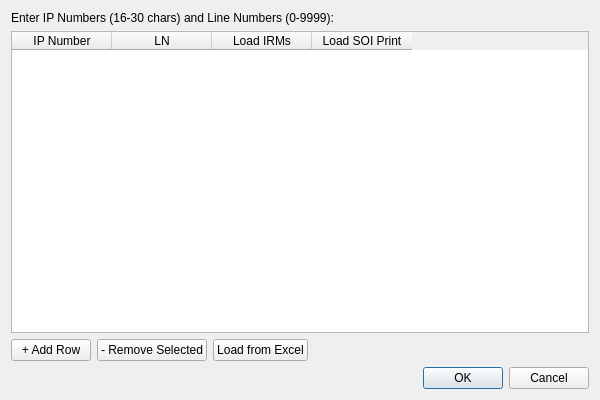
<?xml version="1.0" encoding="UTF-8"?>
<ui version="4.0">
 <class>LoadIpDialog</class>
 <widget class="QDialog" name="LoadIpDialog">
  <property name="geometry">
   <rect>
    <x>0</x>
    <y>0</y>
    <width>600</width>
    <height>400</height>
   </rect>
  </property>
  <property name="windowTitle">
   <string>Batch Load IPs</string>
  </property>
  <layout class="QVBoxLayout" name="verticalLayout">
   <item>
    <widget class="QLabel" name="label">
     <property name="text">
      <string>Enter IP Numbers (16-30 chars) and Line Numbers (0-9999):</string>
     </property>
    </widget>
   </item>
   <item>
    <widget class="QTableWidget" name="tableWidget">
     <property name="alternatingRowColors">
      <bool>true</bool>
     </property>
     <property name="selectionBehavior">
      <enum>QAbstractItemView::SelectRows</enum>
     </property>
     <column>
      <property name="text">
       <string>IP Number</string>
      </property>
     </column>
     <column>
      <property name="text">
       <string>LN</string>
      </property>
     </column>
     <column>
      <property name="text">
       <string>Load IRMs</string>
      </property>
     </column>
     <column>
      <property name="text">
       <string>Load SOI Print</string>
      </property>
     </column>
    </widget>
   </item>
   <item>
    <layout class="QHBoxLayout" name="horizontalLayout">
     <item>
      <widget class="QPushButton" name="btnAddRow">
       <property name="text">
        <string>+ Add Row</string>
       </property>
      </widget>
     </item>
     <item>
      <widget class="QPushButton" name="btnRemoveRow">
       <property name="text">
        <string>- Remove Selected</string>
       </property>
      </widget>
     </item>
     <item>
      <widget class="QPushButton" name="btnLoadExcel">
       <property name="text">
        <string>Load from Excel</string>
       </property>
      </widget>
     </item>
     <item>
      <spacer name="horizontalSpacer">
       <property name="orientation">
        <enum>Qt::Horizontal</enum>
       </property>
       <property name="sizeHint" stdset="0">
        <size>
         <width>40</width>
         <height>20</height>
        </size>
       </property>
      </spacer>
     </item>
    </layout>
   </item>
   <item>
    <widget class="QDialogButtonBox" name="buttonBox">
     <property name="orientation">
      <enum>Qt::Horizontal</enum>
     </property>
     <property name="standardButtons">
      <set>QDialogButtonBox::Cancel|QDialogButtonBox::Ok</set>
     </property>
    </widget>
   </item>
  </layout>
 </widget>
 <resources/>
 <connections>
  <connection>
   <sender>buttonBox</sender>
   <signal>accepted()</signal>
   <receiver>LoadIpDialog</receiver>
   <slot>accept()</slot>
  </connection>
  <connection>
   <sender>buttonBox</sender>
   <signal>rejected()</signal>
   <receiver>LoadIpDialog</receiver>
   <slot>reject()</slot>
  </connection>
 </connections>
</ui>
